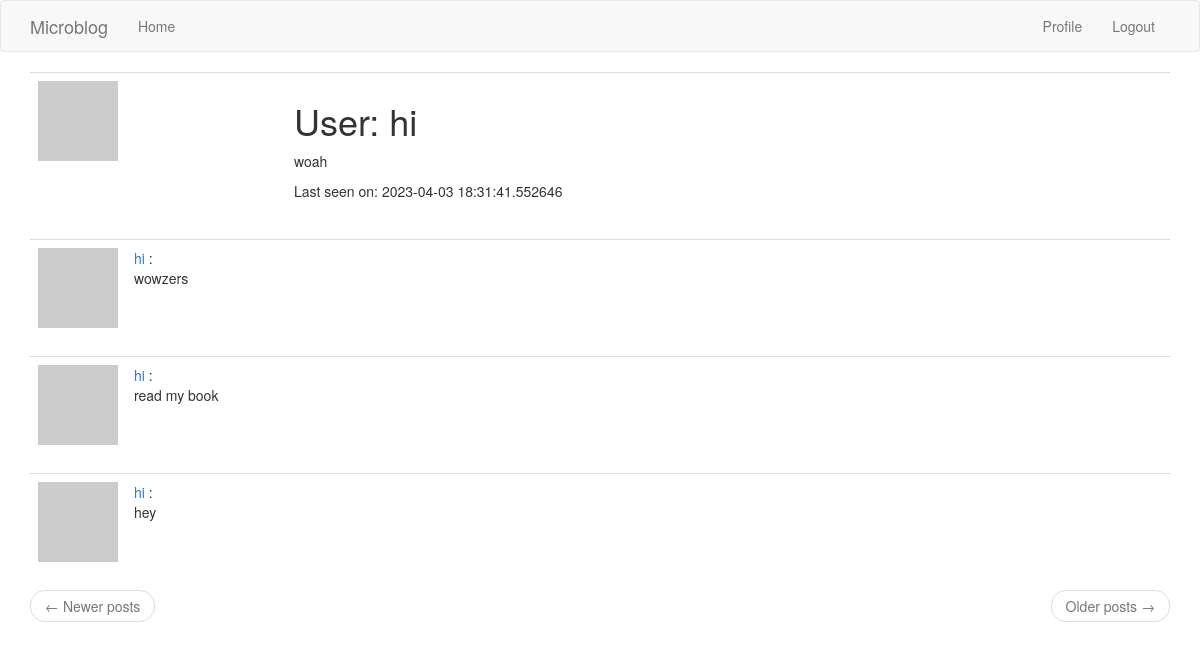
Page /user/hi (signed in) on the committed database.
### app/models.py (models this page shows, shortened)
class User(UserMixin, db.Model):
    id = db.Column(db.Integer, primary_key=True)
    username = db.Column(db.String(64), index=True, unique=True)
    email = db.Column(db.String(120), index=True, unique=True)
    password_hash = db.Column(db.String(128))
    posts = db.relationship('Post', backref='author', lazy='dynamic')
    fullname_me = db.Column(db.String(140))
    email_me = db.Column(db.String(140))
    phonenumber_me = db.Column(db.String(140))
    city_me = db.Column(db.String(140))
    jobtitle_me = db.Column(db.String(140))
    company_me = db.Column(db.String(140))
    about_me = db.Column(db.String(140))
    last_seen = db.Column(db.DateTime, default=datetime.utcnow)
    followed = db.relationship(
        'User', secondary=followers,
        primaryjoin=(followers.c.follower_id == id),
        secondaryjoin=(followers.c.followed_id == id),
        backref=db.backref('followers', lazy='dynamic'), lazy='dynamic')
    def avatar(self, size):
        digest = md5(self.email.lower().encode('utf-8')).hexdigest()
        return 'https://www.gravatar.com/avatar/{}?d=identicon&s={}'.format(
            digest, size)

class Post(db.Model):
    id = db.Column(db.Integer, primary_key=True)
    body = db.Column(db.String(140))
    timestamp = db.Column(db.DateTime, index=True, default=datetime.utcnow)
    user_id = db.Column(db.Integer, db.ForeignKey('user.id'))

### app/routes.py (the view)
@app.route('/user/<username>')
@login_required
def user(username):
    user = User.query.filter_by(username=username).first_or_404()
    page = request.args.get('page', 1, type=int)
    posts = user.posts.order_by(Post.timestamp.desc()).paginate(
        page=page, per_page=app.config['POSTS_PER_PAGE'], error_out=False)
    next_url = url_for('user', username=user.username, page=posts.next_num) \
        if posts.has_next else None
    prev_url = url_for('user', username=user.username, page=posts.prev_num) \
        if posts.has_prev else None
    form = EmptyForm()
    return render_template('user.html', user=user, posts=posts.items,
                           next_url=next_url, prev_url=prev_url, form=form)

### app/models.py (called while the page is built)
@login.user_loader
def load_user(id):
    return User.query.get(int(id))

### app/routes.py (called while the page is built)
@app.before_request
def before_request():
    if current_user.is_authenticated:
        current_user.last_seen = datetime.utcnow()
        db.session.commit()

### app/templates/user.html (shortened to what this page needs)
{% extends "base.html" %}
{% block app_content %}
    <table class="table table-hover">
        <tr>
            <td width="256px"><img src="{{ user.avatar(256) }}"></td>
            <td>
                <h1>User: {{ user.username }}</h1>
                {% if user.about_me %}<p>{{ user.about_me }}</p>{% endif %}
                {% if user.last_seen %}<p>Last seen on: {{ user.last_seen }}</p>{% endif %}
            </td>
        </tr>
    </table>
    {% for post in posts %}
        {% include '_post.html' %}
    {% endfor %}
    <nav aria-label="...">
        <ul class="pager">
            <li class="previous{% if not prev_url %} disabled{% endif %}">
                <a href="{{ prev_url or '#' }}">
                    <span aria-hidden="true">&larr;</span> Newer posts
                </a>
            </li>
            <li class="next{% if not next_url %} disabled{% endif %}">
                <a href="{{ next_url or '#' }}">
                    Older posts <span aria-hidden="true">&rarr;</span>
                </a>
            </li>
        </ul>
    </nav>
{% endblock %}

### app/templates/_post.html
<table class="table table-hover">
    <tr>
        <td width="70px">
            <a href="{{ url_for('user', username=post.author.username) }}">
                <img src="{{ post.author.avatar(70) }}" />
            </a>
        </td>
        <td>
            <a href="{{ url_for('user', username=post.author.username) }}">
                {{ post.author.username }}
            </a>
            :
            <br>
            {{ post.body }}
        </td>
    </tr>
</table>

### rows in the picture
User: username "hi", about_me "woah", last_seen "2023-04-03 18:31:41.552646"
Post: author.username "hi", body "wowzers"
Post: author.username "hi", body "read my book"
Post: author.username "hi", body "hey"
